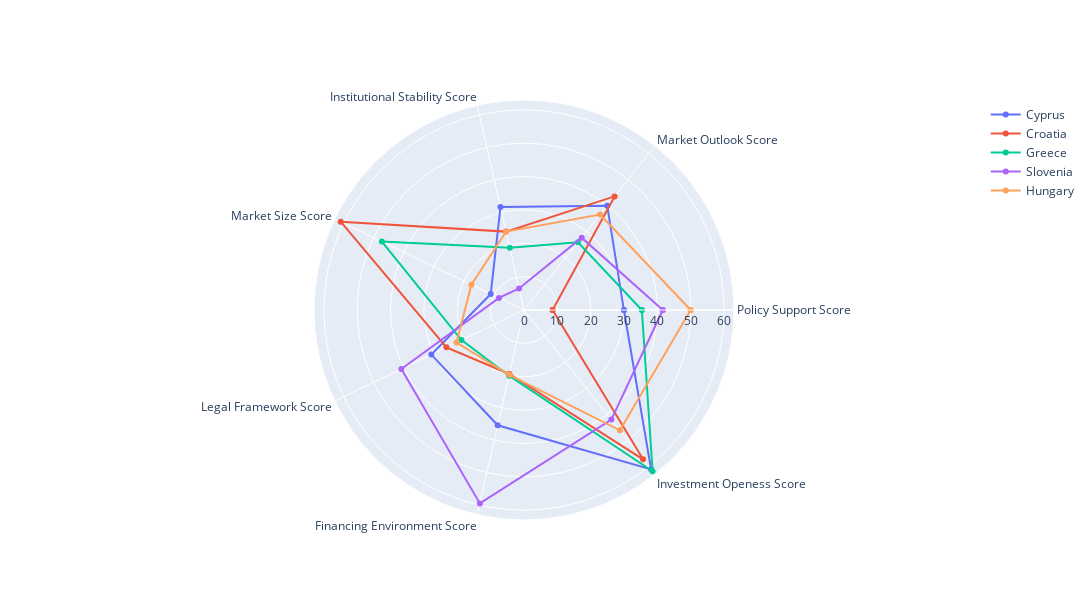

The code cell stored with this chart in its notebook:
### Code cell
# Bottom 5
bottom_5 = radar_chart(rw_categories,"Country", "Overall Score", 2, 5)

### Figure 1 — Plotly figure (JSON) as saved in the notebook; plotly's stock layout.template omitted (floating-point values rounded to 4 significant figures)
{"data": [{"name": "Cyprus", "r": [29.95, 40, 31.65, 11.07, 30.82, 35.45, 61.1, 29.95], "theta": ["Policy Support Score", "Market Outlook Score", "Institutional Stability Score", "Market Size Score", "Legal Framework Score", "Financing Environment Score", "Investment Openess Score", "Policy Support Score"], "type": "scatterpolar"}, {"name": "Croatia", "r": [8.57, 43.55, 24.1, 61, 25.8, 19.68, 57.25, 8.57], "theta": ["Policy Support Score", "Market Outlook Score", "Institutional Stability Score", "Market Size Score", "Legal Framework Score", "Financing Environment Score", "Investment Openess Score", "Policy Support Score"], "type": "scatterpolar"}, {"name": "Greece", "r": [35.33, 25.95, 19.15, 47.28, 20.8, 20.2, 61.83, 35.33], "theta": ["Policy Support Score", "Market Outlook Score", "Institutional Stability Score", "Market Size Score", "Legal Framework Score", "Financing Environment Score", "Investment Openess Score", "Policy Support Score"], "type": "scatterpolar"}, {"name": "Slovenia", "r": [41.6, 27.73, 6.63, 8.32, 40.8, 59.47, 42.02, 41.6], "theta": ["Policy Support Score", "Market Outlook Score", "Institutional Stability Score", "Market Size Score", "Legal Framework Score", "Financing Environment Score", "Investment Openess Score", "Policy Support Score"], "type": "scatterpolar"}, {"name": "Hungary", "r": [49.97, 36.58, 24.12, 17.5, 22.45, 19.92, 46.13, 49.97], "theta": ["Policy Support Score", "Market Outlook Score", "Institutional Stability Score", "Market Size Score", "Legal Framework Score", "Financing Environment Score", "Investment Openess Score", "Policy Support Score"], "type": "scatterpolar"}], "layout": {"autosize": false, "height": 600, "polar": {"radialaxis": {"visible": true}}, "width": 1200}}
